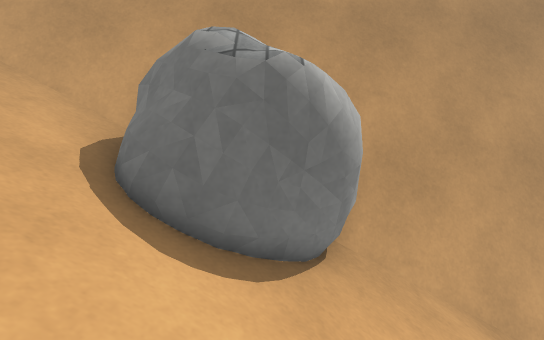
view 1 (above)

12 first-person views from a walk through a scene from a Unity 3-D project. The camera is 1.3 m above the floor, tilts 8° down and sees 80° across. The floor is counted in squares, 0.5 m on a side. Each view is taken from the middle of a square. On the plan, view 1 faces up. The plan holds only what a view shows up to about 20 squares ahead; the rest is blank. The place goes on beyond the plan. The player character is not drawn. Surface patterns are stand-ins for the level's own textures.

view 2
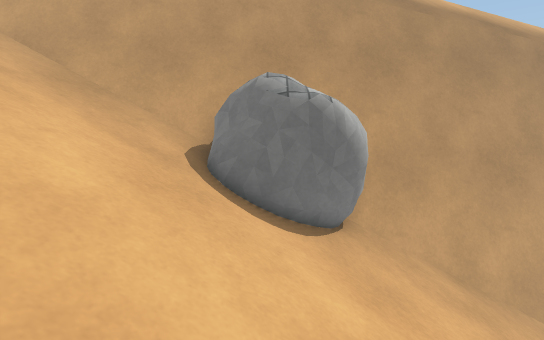

view 3
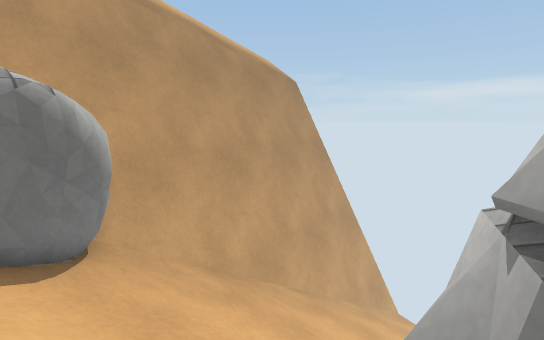

view 4
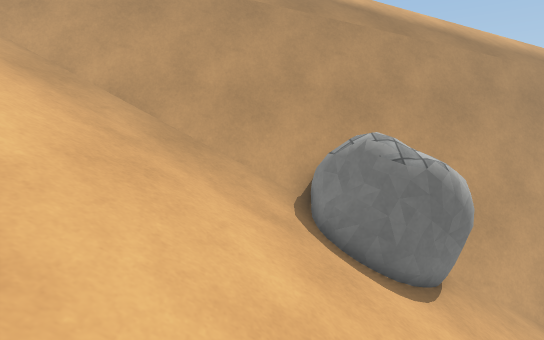

view 5
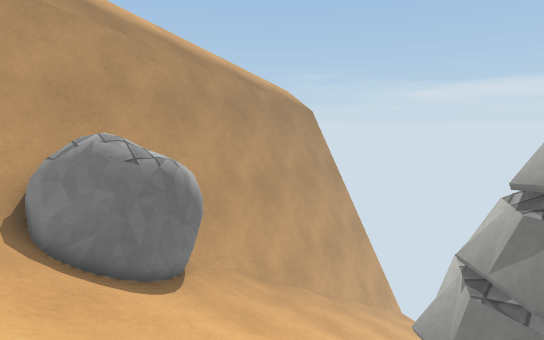

view 6
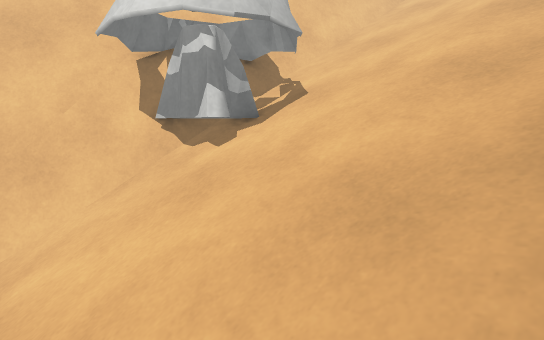

view 7
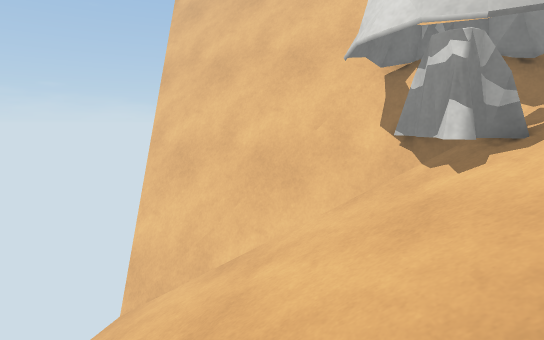

view 8
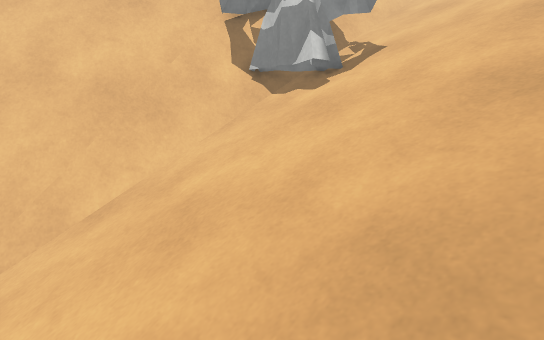

view 9
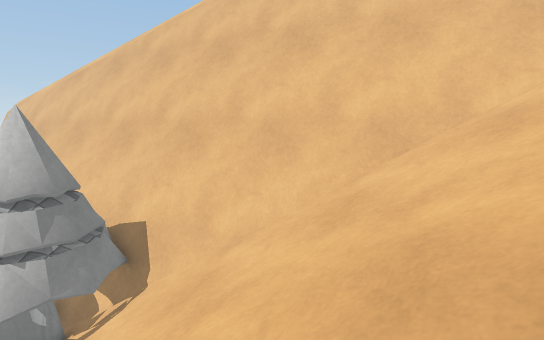

view 10
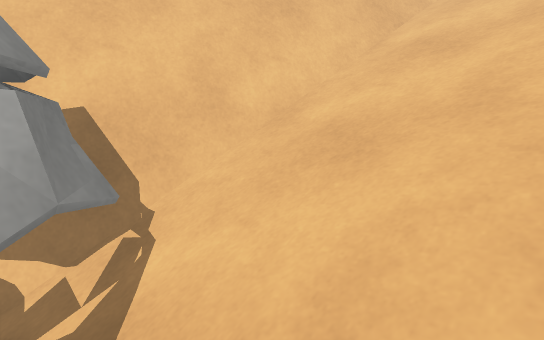

view 11
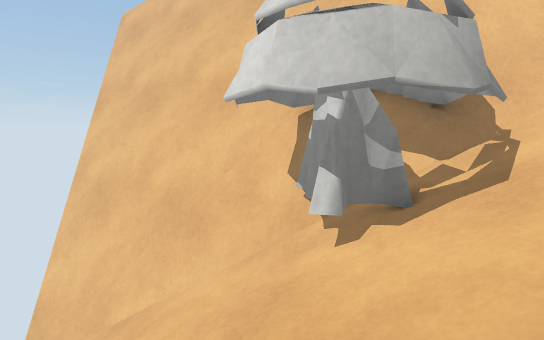

view 12
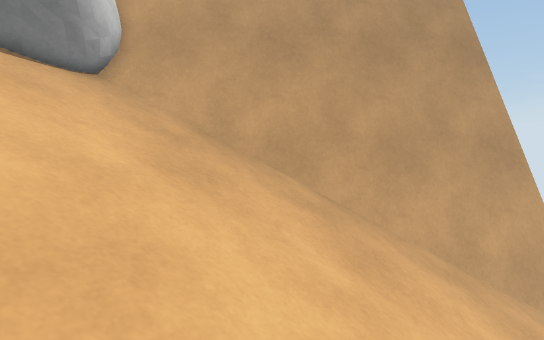

### Floor plan
Key: @ floor where view 1 was taken; # wall or solid block; . floor; / step, stairs or slope; = window, fence, low wall or low ledge; ^ raised ledge; v drop or lower ground; O other object.
Columns run from 14 left of view 1 to 17 right of it. Each row starts with its distance up from view 1.
  9  ==#########vvvv##
  8  ////#=====#O  #########
  7   /////////OOO OO=====##########
  6    /////////OOOOO/////////#====#
  5    /////////OOOO////////////////
  4     ///////////////////////////
  3      ////////////////////////
  2     ///////////////////////
  1     //////////////////////
  0    ///////////@///////////
 -1   //////////////OOOO//////
 -2  //////////////OOOO.///////
 -3  ===#/## /////OOOOO////////
 -4 #######^======OOO#O/////////
 -5  ##############OO####==###//
 -6        #################^^=#
 -7      vv        ####   ######
 -8       vvvvvv    v
 -9         vvvvvvvvvv
-10          vvvvvvvvvvvvv
-11            vvvvvvvvvvvvvvvvv
-12               vvvvvvvvvvvvvvv
-13                  vvvvvvvvvvvv
-14                        vvvvvv
-15                         vvvvv

Where each view was taken, in squares from view 1:
view 1: 0 up, 0 right, facing up
view 2: 3 down, 1 left, facing up
view 3: 2 down, 1 left, facing up-right
view 4: 3 down, 4 left, facing up
view 5: 3 down, 4 left, facing up-right
view 6: 5 up, 9 right, facing down-left
view 7: 5 up, 8 right, facing down
view 8: 4 up, 12 right, facing down-left
view 9: 7 up, 5 left, facing down
view 10: 2 up, 2 right, facing down-left
view 11: 4 up, 5 right, facing down
view 12: 4 down, 7 right, facing up
